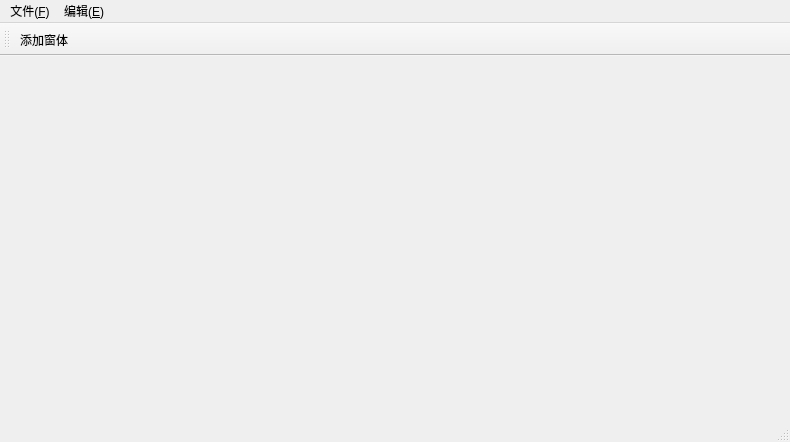
<?xml version="1.0" encoding="UTF-8"?>
<ui version="4.0">
 <class>MainWindow</class>
 <widget class="QMainWindow" name="MainWindow">
  <property name="geometry">
   <rect>
    <x>0</x>
    <y>0</y>
    <width>790</width>
    <height>442</height>
   </rect>
  </property>
  <property name="windowTitle">
   <string>MainWindow</string>
  </property>
  <widget class="QWidget" name="centralwidget">
   <widget class="QWidget" name="gridLayoutWidget">
    <property name="geometry">
     <rect>
      <x>-1</x>
      <y>-1</y>
      <width>791</width>
      <height>371</height>
     </rect>
    </property>
    <layout class="QGridLayout" name="MaingridLayout"/>
   </widget>
  </widget>
  <widget class="QMenuBar" name="menubar">
   <property name="geometry">
    <rect>
     <x>0</x>
     <y>0</y>
     <width>790</width>
     <height>23</height>
    </rect>
   </property>
   <widget class="QMenu" name="menu">
    <property name="title">
     <string>文件(&amp;F)</string>
    </property>
    <addaction name="fileNewAction"/>
    <addaction name="fileOpenAction"/>
    <addaction name="fileCloseAction"/>
   </widget>
   <widget class="QMenu" name="menu_E">
    <property name="title">
     <string>编辑(&amp;E)</string>
    </property>
   </widget>
   <addaction name="menu"/>
   <addaction name="menu_E"/>
  </widget>
  <widget class="QStatusBar" name="statusbar"/>
  <widget class="QToolBar" name="toolBar">
   <property name="windowTitle">
    <string>toolBar</string>
   </property>
   <attribute name="toolBarArea">
    <enum>TopToolBarArea</enum>
   </attribute>
   <attribute name="toolBarBreak">
    <bool>false</bool>
   </attribute>
   <addaction name="addWinAction"/>
  </widget>
  <action name="fileNewAction">
   <property name="text">
    <string>新建</string>
   </property>
   <property name="shortcut">
    <string>Alt+N</string>
   </property>
  </action>
  <action name="fileOpenAction">
   <property name="text">
    <string>打开</string>
   </property>
   <property name="shortcut">
    <string>Alt+O</string>
   </property>
  </action>
  <action name="fileCloseAction">
   <property name="text">
    <string>关闭</string>
   </property>
   <property name="shortcut">
    <string>Alt+C</string>
   </property>
  </action>
  <action name="addWinAction">
   <property name="text">
    <string>添加窗体</string>
   </property>
   <property name="toolTip">
    <string>添加窗体</string>
   </property>
  </action>
 </widget>
 <resources/>
 <connections/>
</ui>
